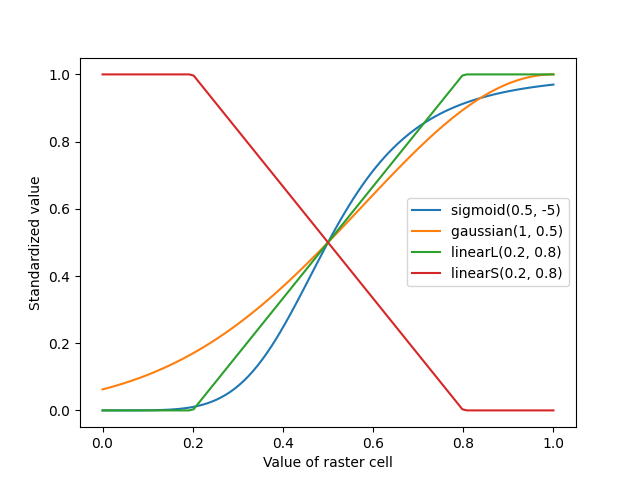

Source code (Python):
import matplotlib.pyplot as plt
import numpy as np
import pandas as pd

def sigmoid(m, s):
    # There's a ZeroDivisionError even though nothing is zero...
    return lambda x: 1/(1+(x/m)**s)

def gaussian(b, m):
    return lambda x: np.exp( (np.log(0.5)*(x-b)**2) / (m-b)**2 )

def linearL(min_, max_):
    def inner(x):
        if x < min_:
            return 0
        if x > max_:
            return 1
        return (x - min_)/(max_ - min_)
    return inner

def linearS(min_, max_):
    def inner(x):
        if x < min_:
            return 1
        if x > max_:
            return 0
        return (-x + max_)/(max_ - min_)
    return inner

x = np.linspace(0,1,100)

# y1 and y2 auto broadcasts, but not y3 and y4
y1 = sigmoid(0.5, -5)(x)
y2 = gaussian(1, 0.5)(x)
y3 = list(map(linearL(0.2, 0.8), x))
y4 = list(map(linearS(0.2, 0.8), x))

plt.plot(x, y1, label='sigmoid(0.5, -5)')
plt.plot(x, y2, label='gaussian(1, 0.5)')
plt.plot(x, y3, label='linearL(0.2, 0.8)')
plt.plot(x, y4, label='linearS(0.2, 0.8)')
plt.legend()
plt.xlabel('Value of raster cell')
plt.ylabel('Standardized value')
plt.savefig('vis.png')
#plt.show()
